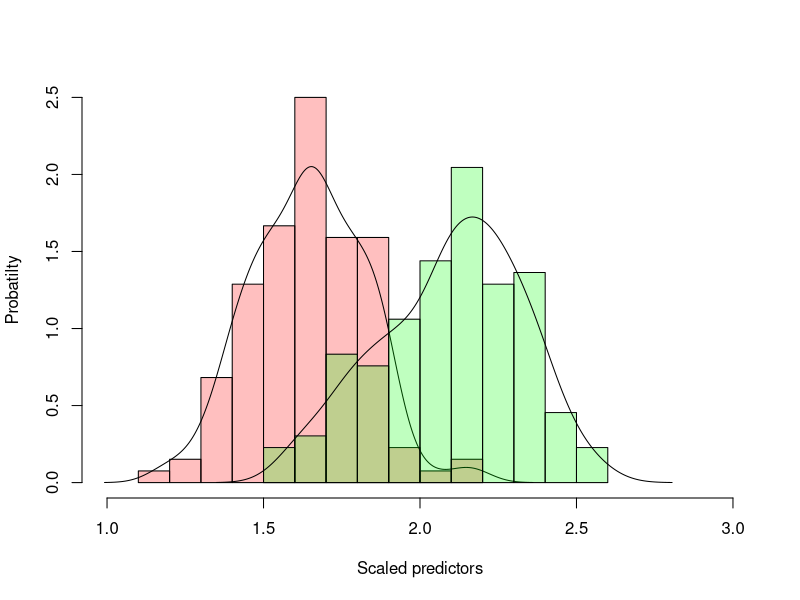

Here is the R script that generated this plot:
# Candidate’s Choice Question 
#   for the Senior Quantitative Analyst Position at Philadelphia Phillies
# Submission: November 15, 2016
# Candidate: Meen Chul Kim

library('ggplot2')
library('caret')

# Read in data
batting <- read.csv('data/batting.csv')

# Select rows without corrupted data
data <- subset(batting, MarApr_AB != 0)

# Scale variables by dividing by range
cols <- c('MarApr_AB', 'MarApr_PA', 'MarApr_H')
for (col in cols) {
  data[[col]] <- data[[col]] / diff(range(data[[col]]))  
}


# Histogram the distributions of MarApr_AB and MarApr_PA
hist(data$MarApr_AB, prob=T, xlim=c(1, 3), 
     xlab='Scaled predictors', ylab = 'Probatilty', main='',
     col=rgb(1, 0, 0, .25))
lines(density(data$MarApr_AB))
hist(data$MarApr_PA, add=T, prob=T, col=rgb(0, 1, 0, .25))
lines(density(data$MarApr_PA))

# Convert corruted data to NA
batting[batting == 0] <- NA

# Scale variables
for (col in cols) {
  batting[[col]] <- batting[[col]] / 
    diff(range(batting[[col]], na.rm = T))
}

# Impute means to NA
for (col in cols) {
  batting[[col]][is.na(batting[[col]])] <- 
    mean(batting[[col]], na.rm = T)
}
# Manual imputation for MarApr_AVG
batting$MarApr_AVG[is.na(batting$MarApr_AVG)] <- 
  mean(batting$MarApr_AVG, na.rm = T)

# Multivariate linear regression
model.1 <- lm(FullSeason_AVG ~ 
            MarApr_AB + 
            MarApr_PA + 
            MarApr_H + 
            MarApr_AVG, 
          data)